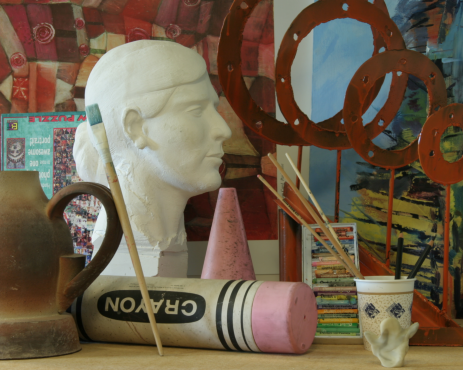
#> input picture view1.png, 463 x 370 px
$ python view_synthesis.py
#> lines starting #> are read from the running program, lines starting #| are printed output that depends on the picture; after the words box and inside, x2 and y2 are one past the last pixel; in counts of white or black regions, pixels touching at a corner belong together
import numpy as np
import cv2 as cv
from matplotlib import pyplot as plt


def synthesize():
    # loop through all pixels in left disparity map
    for i in range(h):
        for j in range(w):
            # initialize synthesized view values to zero (because syn_view is initially a copy of left view)
            syn_view[i, j] = 0
            # determine disparity and half disparity values at current pixel
            disparity_left = gt_1[i, j]
            half_disp_left = gt_1_half[i, j]
            # if the half disparity value will map back to a valid index in syn_view
            if j - half_disp_left >= 0:
                # mark the corresponding syn_view pixel with a pixel from the left view
                syn_view[i, j - half_disp_left] = left_image[i, j]
                # store the disparity value used to determine that pixel in syn_view at the same index
                resolved[i, j - half_disp_left] = disparity_left
                # turn that pixel white in filled_by_left
                filled_by_left[i, j - half_disp_left] = 255

    # loop through all pixels in right disparity map
    for i in range(h):
        for j in range(w):
            # determine disparity and half disparity values at current pixel
            disparity_right = gt_2[i, j]
            half_disp_right = gt_2_half[i, j]
            # if the half disparity will map back to a valid index in syn_view
            if j + half_disp_right < 463:
                # if the current disparity value is greater than the one currently being used
                if resolved[i, j + half_disp_right] < disparity_right:
                    # update the corresponding syn_view pixel with a pixel from the right view
                    syn_view[i, j + half_disp_right] = right_image[i, j]
                    # store the disparity value used to determine that pixel in syn_view at the same index
                    resolved[i, j + half_disp_right] = disparity_right
                    # turn that pixel white in filled_by_right, and turn it back to black in filled_by_left
                    filled_by_right[i, j + half_disp_right] = 255
                    filled_by_left[i, j + half_disp_right] = 0


# load images
left_image = cv.imread("view1.png")
#> left_image is the input picture: shape (370, 463, 3); mean B, G, R 74.9, 94.7, 109.7
right_image = cv.imread("view5.png")
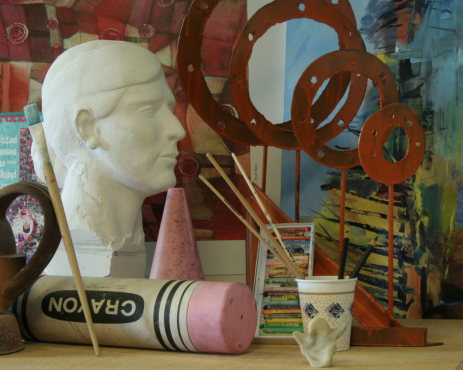
#> input picture view5.png, 463 x 370 px
#> right_image is the input picture: shape (370, 463, 3); mean B, G, R 73.3, 92.6, 106.1
gt_1_image = cv.imread("disp1.png")
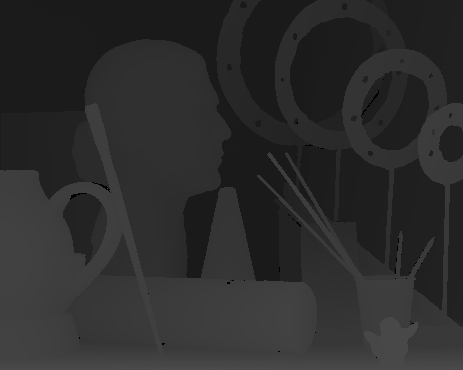
#> input picture disp1.png, 463 x 370 px
#> gt_1_image is the input picture: shape (370, 463, 3); min 0, max 75, mean 44.3
gt_2_image = cv.imread("disp5.png")
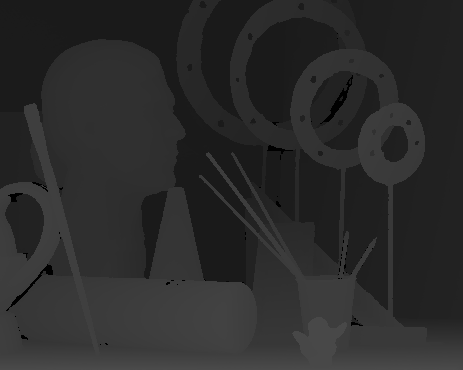
#> input picture disp5.png, 463 x 370 px
#> gt_2_image is the input picture: shape (370, 463, 3); min 0, max 75, mean 42.9

# convert ground truth disparity maps to gray
gt_1 = cv.cvtColor(gt_1_image, cv.COLOR_BGR2GRAY)
gt_2 = cv.cvtColor(gt_2_image, cv.COLOR_BGR2GRAY)

# create matrices for right and left views with half disparity values
gt_1_half = gt_1 // 2
gt_2_half = gt_2 // 2

# determine the shape of the ground truth disparity maps
h, w = gt_1.shape
#> h = 370; w = 463

# create a copy of left image (bgr matrix) to store the synthesized view
syn_view = left_image.copy()

# create resolved matrix to store disparity values used to create synthesized views
resolved = np.zeros((h, w), np.uint8)

# create matrices to track which pixels are being taken from which view
filled_by_left = np.zeros((h, w), np.uint8)
filled_by_right = np.zeros((h, w), np.uint8)

# call the synthesize function and display results
synthesize()
#> after the loop in synthesize, `for i in range(h):`:
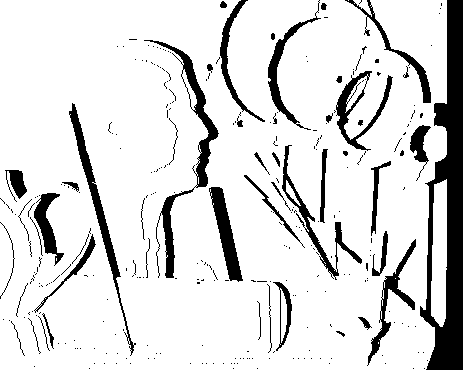
#> filled_by_left: shape (370, 463); 85.8% white; 301 black regions (251 under 20 px), largest, box (x1, y1, x2, y2) and area: (420, 0, 463, 370) 7975, (144, 40, 219, 278) 2251, (69, 103, 136, 356) 1558
#> after the loop in synthesize, `for i in range(h):`: filled_by_left: shape (370, 463); 84.2% white; 1053 black regions (994 under 20 px), largest, box (x1, y1, x2, y2) and area: (410, 0, 463, 370) 8841, (144, 40, 219, 278) 2281, (65, 103, 136, 356) 1610
#> after the loop in synthesize, `for i in range(h):`:
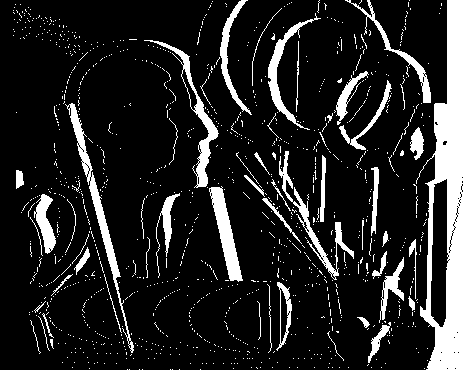
#> filled_by_right: shape (370, 463); 14.2% white; 1101 white regions (1045 under 20 px), largest, box (x1, y1, x2, y2) and area: (416, 0, 463, 370) 8300, (65, 103, 134, 353) 1544, (144, 40, 219, 188) 1256
#> after the loop in synthesize, `for i in range(h):`:
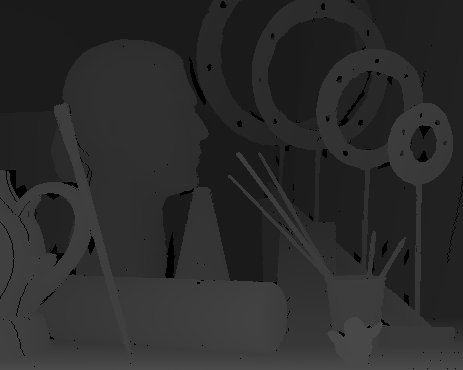
#> resolved: shape (370, 463); min 0, max 75, mean 43.3
#> after the loop in synthesize, `for i in range(h):`:
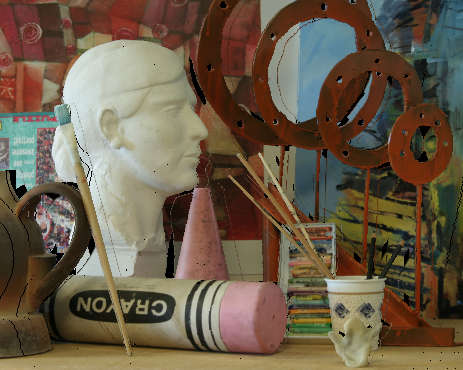
#> syn_view: shape (370, 463, 3); mean B, G, R 72.9, 92.3, 106.9
cv.imshow('left view', left_image)
cv.imshow('right view', right_image)
cv.imshow('pixels filled in by left image', filled_by_left)
cv.imshow('pixels filled in by right image', filled_by_right)
cv.imshow('synthesized image', syn_view)
plt.imshow(syn_view)
plt.show()
